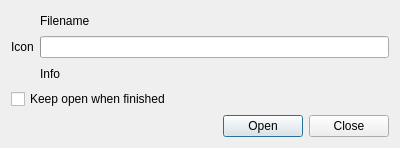
<?xml version="1.0" encoding="UTF-8"?>
<ui version="4.0">
 <class>DownloadDialog</class>
 <widget class="QWidget" name="DownloadDialog">
  <property name="geometry">
   <rect>
    <x>0</x>
    <y>0</y>
    <width>400</width>
    <height>148</height>
   </rect>
  </property>
  <property name="windowTitle">
   <string>Eric5 Download</string>
  </property>
  <layout class="QVBoxLayout" name="verticalLayout_2">
   <item>
    <layout class="QHBoxLayout" name="horizontalLayout">
     <item>
      <widget class="QLabel" name="fileIcon">
       <property name="text">
        <string>Icon</string>
       </property>
      </widget>
     </item>
     <item>
      <layout class="QVBoxLayout" name="verticalLayout">
       <item>
        <widget class="QLabel" name="filenameLabel">
         <property name="text">
          <string>Filename</string>
         </property>
        </widget>
       </item>
       <item>
        <widget class="QProgressBar" name="progressBar"/>
       </item>
       <item>
        <widget class="QLabel" name="infoLabel">
         <property name="text">
          <string>Info</string>
         </property>
        </widget>
       </item>
      </layout>
     </item>
    </layout>
   </item>
   <item>
    <widget class="QCheckBox" name="keepOpenCheckBox">
     <property name="toolTip">
      <string>Select to keep the dialog open when finished</string>
     </property>
     <property name="text">
      <string>Keep open when finished</string>
     </property>
    </widget>
   </item>
   <item>
    <widget class="QDialogButtonBox" name="buttonBox">
     <property name="standardButtons">
      <set>QDialogButtonBox::Close|QDialogButtonBox::Open</set>
     </property>
    </widget>
   </item>
  </layout>
 </widget>
 <resources/>
 <connections/>
</ui>
